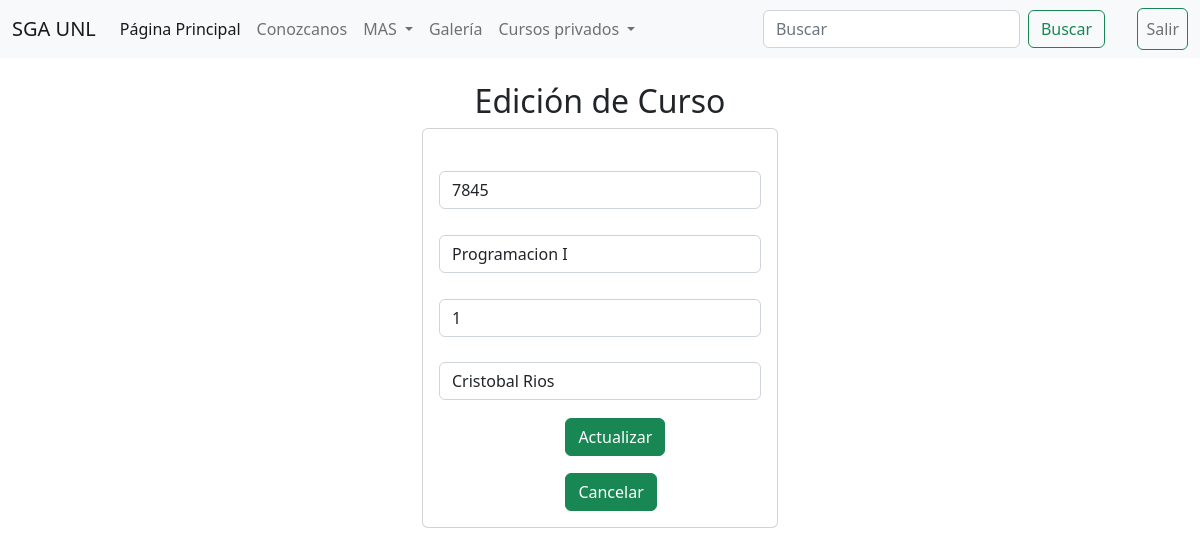
/tareas/edicionCursoC/7845, run on the app's committed database.
### APPAdministrarTareas/models.py (models this page shows, shortened)
class CursoUniversidad(models.Model):
    codigo = models.CharField(primary_key=True, blank = False, max_length=6)
    nombre = models.CharField(max_length=50)
    creditos = models.PositiveSmallIntegerField()
    docente = models.CharField(max_length=50)

### APPAdministrarTareas/views.py (the view)
# urls.py: path('edicionCursoC/<codigo>', views.edicionCursoU),
def edicionCursoU(request, codigo):
    curso = CursoUniversidad.objects.get(codigo=codigo)
    return render(request, "edicionCursoC.html", {"curso": curso})

### APPAdministrarTareas/templates/edicionCursoC.html (shortened to what this page needs)
{% extends "./base.html" %}
{% block body %}
<div class="row">
    <div class="col-md-4 offset-md-4">
        <h2 style="align-items: center; text-align: center;">Edición de Curso</h2>
        <div class="card">
            <div class="card-body">
                <form action="/tareas/editarCursoC/" method="POST">{% csrf_token %}
                    <div class="form-group" style="margin-top: 8%;">
                        <input type="text" id="txtCodigo" name="txtCodigo" class="form-control" placeholder="Código"
                            minlength="6" maxlength="6" value="{{curso.codigo}}" required>
                    </div>
                    <div class="form-group" style="margin-top: 8%;" >
                        <input type="text" id="txtNombre" name="txtNombre" class="form-control" placeholder="Nombre"
                            maxlength="50" value="{{curso.nombre}}" required>
                    </div>
                    <div class="form-group" style="margin-top: 8%;">
                        <input type="number" id="numCreditos" name="numCreditos" class="form-control"
                            value="1" value="{{curso.creditos}}" required>
                    </div>
                    <div class="form-group" style="margin-top: 8%;" >
                        <input type="text" id="docente" name="docente" class="form-control" placeholder="Nombre de docente"
                            maxlength="50" value="{{curso.docente}}" required>
                    </div>
                    <div class="row" colspan="2">
                        <div style="width: 50%; float:left; padding-left: 40%; margin-top: 5%;">
                            <button type="submit" class="btn btn-success btn-block text-white">Actualizar</button>
                         </div>
                    </div>
                </form>
                <div class="row" colspan="2">
                    <div style="width: 100%; float:left; padding-left: 40%; margin-top: 5%;">
                        <a href="/tareas/cursoU/" type="button" class="btn btn-success btn-block text-white">Cancelar</a>
                     </div>
                </div>
            </div>
        </div>
    </div>
</div>
{% endblock %}

### data on the page
CursoUniversidad: txtCodigo "7845", txtNombre "Programacion I", numCreditos "1", docente "Cristobal Rios"
